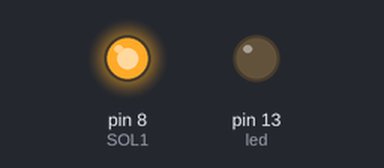
A sketch run on a simulated Arduino Uno, built with avr-gcc and run on an emulated ATmega328P. Shown: output pins drawn as LEDs (lit = HIGH).

Above: at 5.9 s.
At 8.8 s:
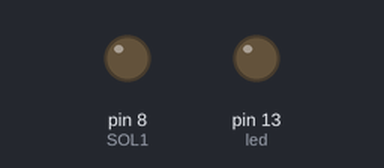
At 10.2 s:
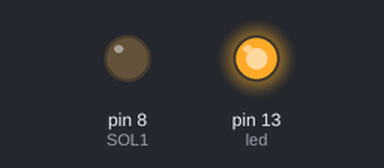
Timing chart, 0 to 13.2 s (numbered marks = the images above):
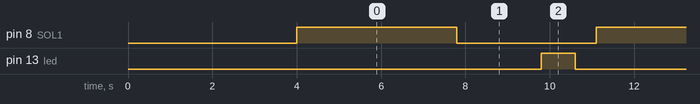

Measured:
- by itself, pin 8 (SOL1): alternates HIGH for 3.8 s and LOW for 3.3 s
- by itself, pin 13 (led): alternates HIGH for 0.80 s and LOW for 6.3 s
- by itself, everything shown: repeats every 7.1 s, in 4 steps

The sketch:

Solenoid_Valve.ino
```cpp
/*The purpose of this code is to activate and deactivate a solenoid valve*/
// Pin assignments
int SOL1 = 8; // solenoid valve on pin 8
int led = 13; // LED on pin 13 (to see if the system is working properly)

void setup() {
  //Setting the solenoid initially off and reading the output
  digitalWrite(SOL1, LOW);
  pinMode(SOL1, OUTPUT);
  delay(4000);
  pinMode(led, OUTPUT);
}
//Currently, the loop modulates between the open and closed states of a relay.
//This is not adaptive, however, it will supply a constant amount of water over time

void loop() {
  // put your main code here, to run repeatedly:
  digitalWrite(SOL1, HIGH);
  delay(3800);
  digitalWrite(SOL1, LOW);
  delay(2000);
  digitalWrite(led, HIGH);   // turn the LED on (HIGH is the voltage level)
  delay(800);               // wait for a second
  digitalWrite(led, LOW);    // turn the LED off by making the voltage LOW
  delay(500);               // wait for a second

}


// What can be added: Eventually, we could add in a feature that pauses the loop
// so that the solenoid valve can remain closed while maintenance is performed on
// the system
```
